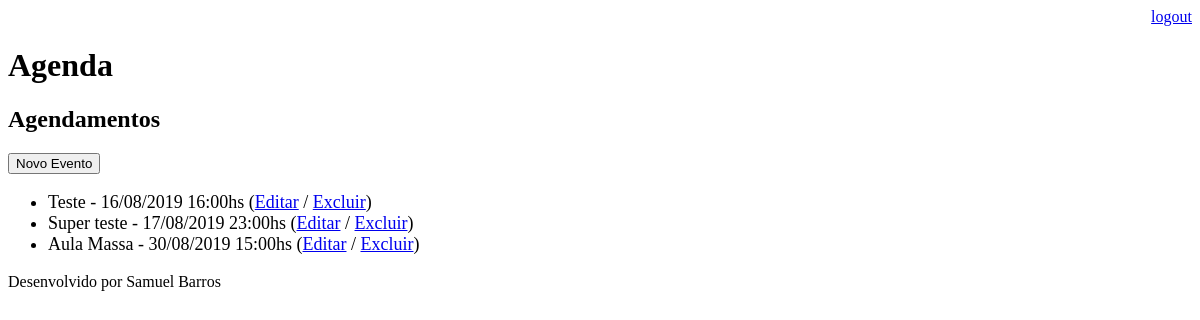
The page /agenda/ (signed in) on the database as committed earlier.
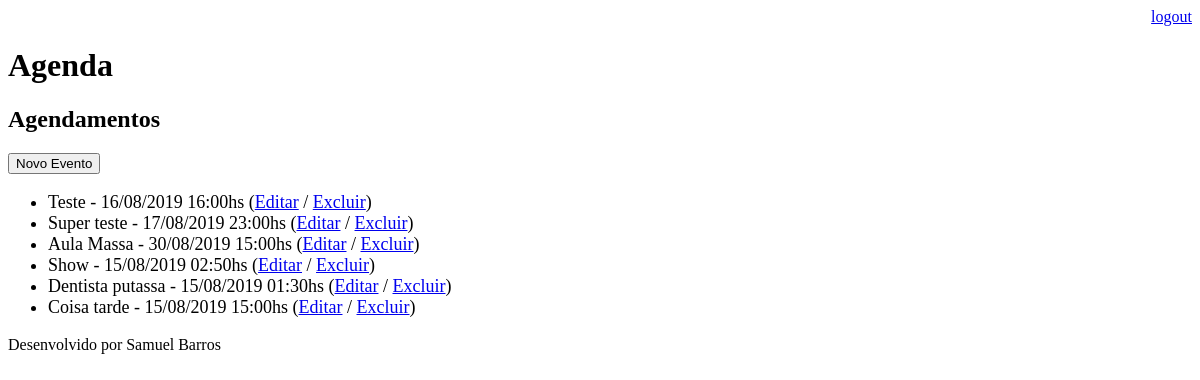
The same page on the database as committed later.
### core/models.py (models this page shows, shortened)
class Evento(models.Model):
    titulo = models.CharField(max_length=100)
    descricao = models.TextField(blank = True, null=True)
    local = models.TextField(blank = True, null=True)
    data_evento = models.DateTimeField(verbose_name= 'Data do Evento')
    data_criacao = models.DateTimeField(auto_now = True, verbose_name= 'Data de Criação')
    usuario = models.ForeignKey(User, on_delete=models.CASCADE) #se o usuario for excluido, todos os seus eventos tbm serao
    class Meta:
        db_table = 'evento'
    def get_data_evento(self):
        return self.data_evento.strftime('%d/%m/%Y %H:%Mhs')
    def get_evento_atrasado(self):
        if timedelta(minutes=0) < (datetime.now() - self.data_evento) < timedelta(minutes = 60):
            return True
        else:
            return False

### core/views.py (the view)
# urls.py: path('agenda/', views.lista_eventos),
@login_required(login_url='/login/')
def lista_eventos(request): #nao instancie dentro do login senao buga
    usuario = request.user
    data_atual = datetime.now() - timedelta(hours=1)        #se quiser que apareça todos, retira data_evento do filter
    data_1depois = datetime.now() + timedelta(hours=1) #    data_evento__gt=data_atual, data_evento__lt=data_1depois
    evento = Evento.objects.filter(usuario=usuario) #filter(usuario=usuario) #__gt eh depois da data e __lt eh antes da data
    dados = {'eventos': evento}
    return render(request, 'agenda.html', dados)

### templates/agenda.html (shortened to what this page needs)
{% extends "model-page.html" %}
{% block content %}
    <h2>Agendamentos</h2>
    <a href="evento">
        <button type="button">Novo Evento</button>
    </a>
    <ul style="font-size:18px ">
        {% for evento in eventos %}
            <li>
                <div style=>
                <div style=>
                {{evento.titulo}} - {{evento.get_data_evento}}
                (<a href="evento/?id={{ evento.id }}">Editar</a>
                / <a href="evento/delete/{{evento.id}}/">Excluir</a>)
                </div>
                </div>
            </li>
        {% endfor %}
    </ul>
{% endblock %}

### templates/model-page.html
<!DOCTYPE html>
<html lang="en">
<head>
    {% include "model-header.html" %}
</head>
<body>
    {% block content %} {% endblock %}
    {% include "model-footer.html" %}
</body>
</html>

### templates/model-header.html (shortened to what this page needs)
<div align="right">
    <a href="logout">logout</a>
</div>
<h1>Agenda</h1>

### templates/model-footer.html
<p>Desenvolvido por Samuel Barros</p>

Rows that differ between the two databases and show on the page:
added Evento: titulo "Show", get_data_evento "15/08/2019 02:50hs"
added Evento: titulo "Dentista putassa", get_data_evento "15/08/2019 01:30hs"
added Evento: titulo "Coisa tarde", get_data_evento "15/08/2019 15:00hs"
